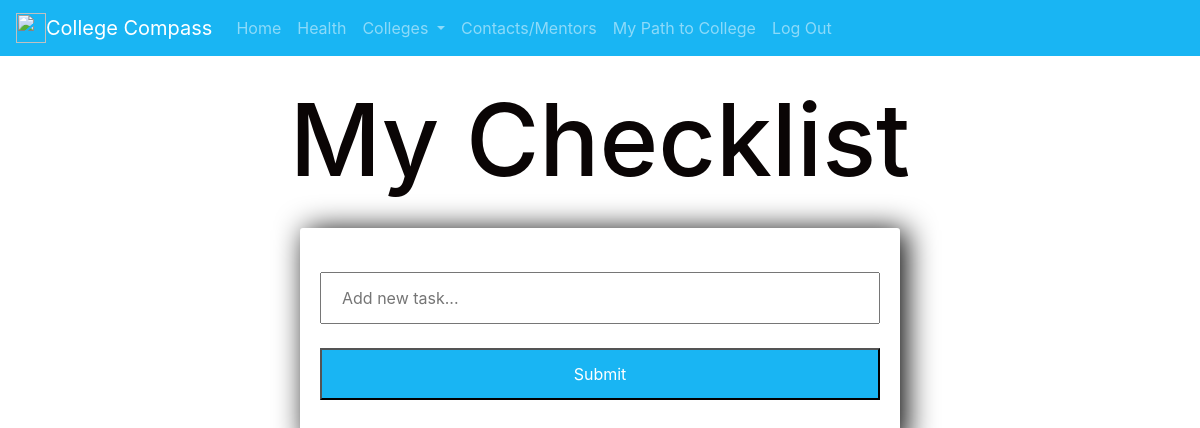
/tasks (signed in), run on an earlier commit of the app's database.
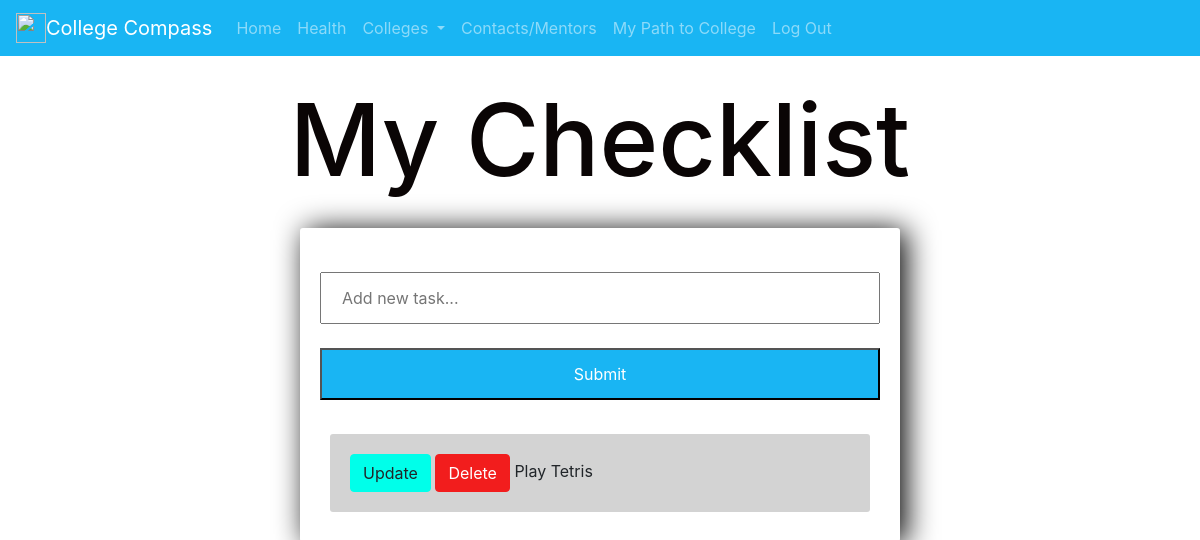
And on a later commit of the database.
### tasks/models.py (models this page shows)
class Task(models.Model):
    user = models.ForeignKey(User, on_delete=models.CASCADE, null=True, blank=True)
    title = models.CharField(max_length=200)
    complete = models.BooleanField(default=False)
    created = models.DateTimeField(auto_now_add=True)
    def __str__(self):
        return self.title
    class Meta:
        ordering = ['complete']

### tasks/views.py (the view, shortened to what this page needs)
# urls.py: path('', include('index.urls')),
def index(request):
    tasks = Task.objects.filter(user=request.user)
    form = TaskForm({'user': request.user})
    context = {'tasks':tasks, 'form': form}
    return render(request, 'tasks/checklist.html', context)

### tasks/forms.py
class TaskForm(forms.ModelForm):
    title = forms.CharField(widget=forms.TextInput(attrs={'placeholder': 'Add new task...'}))
    class Meta:
        model = Task
        fields = '__all__'

### tasks/templates/tasks/checklist.html (shortened to what this page needs)
{% extends "layout.html" %}
{% block content %}
<div class="overlay">
    <div class="container-fluid">
      <div class="row">
        <div class="col-lg-12 col-md-12 col-sm-12 col-xs-12" style="text-align:center;">
          <br style="font-size:150px;">
          <h1 style="font-size:100px; color: rgb(10, 5, 5);">My Checklist</h1>
        </div>
      </div>
    </div>
</div>
<div class="center-column">
    <br style="height: 10px;">
    <form method="POST" action="/tasks">
        {{form.title}}
        <br>
        <br>
        <input type="submit" style="background-color: #19b5f3; color: white;" name="Create Task">
    </form>
    <br>
    <div class="todo-list">
        {% for task in tasks %}
        <div class="item-row">
            <a class="btn btn-info" href="{% url 'update_task' task.id %}">Update</a>
            <a class="btn btn-danger" href="{% url 'delete' task.id %}">Delete</a>
            {% if task.complete == True %}
            <strike>{{task}}</strike>
            {% else %}
            <span>{{task}}</span>
            {% endif %}
        </div>
    {% endfor %}
    </div>
</div>
{% endblock %}

What changed in the data, as far as the page shows it:
added Task: title "Play Tetris"
